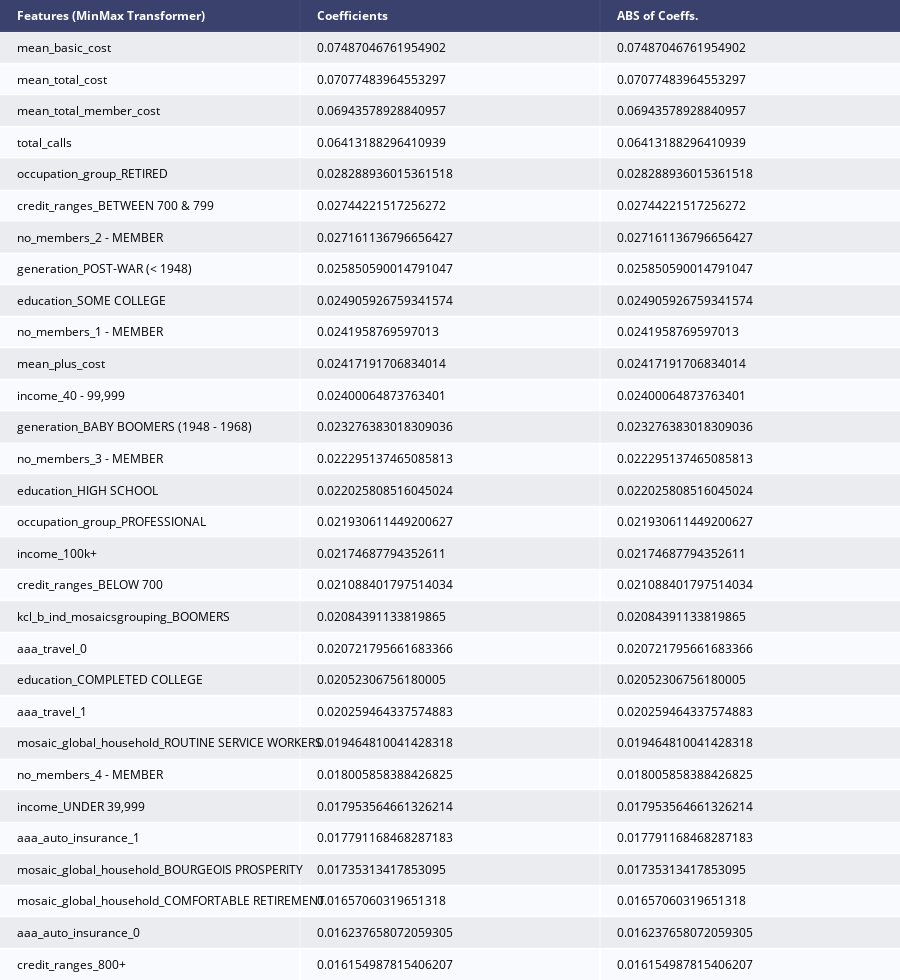

Notebook cell for this chart:
### Code cell
coef_df_et = pd.DataFrame({'feature':testX.columns, 'coefs': et.feature_importances_})
coef_df_et["abs_coeff"] = coef_df_et['coefs'].abs()
coef_df_et.sort_values("abs_coeff",ascending=False,inplace=True)
coef_df_et.nlargest(30,columns=["abs_coeff"])
counts_et = pd.DataFrame(coef_df_et.nlargest(30,columns=["abs_coeff"]), index=None)
counts_et.rename(columns={"feature": "Features (MinMax Transformer)", 'coefs':'Coefficients', 'abs_coeff': "ABS of Coeffs."}, inplace=True)
fig = ff.create_table(counts_et, height_constant=30, index=False)
fig.write_image('credit_card_et_coef.png')
py.iplot(fig)

### Figure 1 — Plotly figure (JSON) as saved in the notebook; plotly's stock layout.template omitted (floating-point values rounded to 4 significant figures)
{"data": [{"colorscale": [[0, "#00083e"], [0.5, "#ededee"], [1, "#ffffff"]], "hoverinfo": "none", "opacity": 0.75, "showscale": false, "type": "heatmap", "z": [[0, 0, 0], [0.5, 0.5, 0.5], [1, 1, 1], [0.5, 0.5, 0.5], [1, 1, 1], [0.5, 0.5, 0.5], [1, 1, 1], [0.5, 0.5, 0.5], [1, 1, 1], [0.5, 0.5, 0.5], [1, 1, 1], [0.5, 0.5, 0.5], [1, 1, 1], [0.5, 0.5, 0.5], [1, 1, 1], [0.5, 0.5, 0.5], [1, 1, 1], [0.5, 0.5, 0.5], [1, 1, 1], [0.5, 0.5, 0.5], [1, 1, 1], [0.5, 0.5, 0.5], [1, 1, 1], [0.5, 0.5, 0.5], [1, 1, 1], [0.5, 0.5, 0.5], [1, 1, 1], [0.5, 0.5, 0.5], [1, 1, 1], [0.5, 0.5, 0.5], [1, 1, 1]]}], "layout": {"annotations": [{"align": "left", "font": {"color": "#ffffff"}, "showarrow": false, "text": "<b>Features (MinMax Transformer)</b>", "x": -0.45, "xanchor": "left", "xref": "x", "y": 0, "yref": "y"}, {"align": "left", "font": {"color": "#ffffff"}, "showarrow": false, "text": "<b>Coefficients</b>", "x": 0.55, "xanchor": "left", "xref": "x", "y": 0, "yref": "y"}, {"align": "left", "font": {"color": "#ffffff"}, "showarrow": false, "text": "<b>ABS of Coeffs.</b>", "x": 1.55, "xanchor": "left", "xref": "x", "y": 0, "yref": "y"}, {"align": "left", "font": {"color": "#000000"}, "showarrow": false, "text": "mean_basic_cost", "x": -0.45, "xanchor": "left", "xref": "x", "y": 1, "yref": "y"}, {"align": "left", "font": {"color": "#000000"}, "showarrow": false, "text": "0.07487046761954902", "x": 0.55, "xanchor": "left", "xref": "x", "y": 1, "yref": "y"}, {"align": "left", "font": {"color": "#000000"}, "showarrow": false, "text": "0.07487046761954902", "x": 1.55, "xanchor": "left", "xref": "x", "y": 1, "yref": "y"}, {"align": "left", "font": {"color": "#000000"}, "showarrow": false, "text": "mean_total_cost", "x": -0.45, "xanchor": "left", "xref": "x", "y": 2, "yref": "y"}, {"align": "left", "font": {"color": "#000000"}, "showarrow": false, "text": "0.07077483964553297", "x": 0.55, "xanchor": "left", "xref": "x", "y": 2, "yref": "y"}, {"align": "left", "font": {"color": "#000000"}, "showarrow": false, "text": "0.07077483964553297", "x": 1.55, "xanchor": "left", "xref": "x", "y": 2, "yref": "y"}, {"align": "left", "font": {"color": "#000000"}, "showarrow": false, "text": "mean_total_member_cost", "x": -0.45, "xanchor": "left", "xref": "x", "y": 3, "yref": "y"}, {"align": "left", "font": {"color": "#000000"}, "showarrow": false, "text": "0.06943578928840957", "x": 0.55, "xanchor": "left", "xref": "x", "y": 3, "yref": "y"}, {"align": "left", "font": {"color": "#000000"}, "showarrow": false, "text": "0.06943578928840957", "x": 1.55, "xanchor": "left", "xref": "x", "y": 3, "yref": "y"}, {"align": "left", "font": {"color": "#000000"}, "showarrow": false, "text": "total_calls", "x": -0.45, "xanchor": "left", "xref": "x", "y": 4, "yref": "y"}, {"align": "left", "font": {"color": "#000000"}, "showarrow": false, "text": "0.06413188296410939", "x": 0.55, "xanchor": "left", "xref": "x", "y": 4, "yref": "y"}, {"align": "left", "font": {"color": "#000000"}, "showarrow": false, "text": "0.06413188296410939", "x": 1.55, "xanchor": "left", "xref": "x", "y": 4, "yref": "y"}, {"align": "left", "font": {"color": "#000000"}, "showarrow": false, "text": "occupation_group_RETIRED", "x": -0.45, "xanchor": "left", "xref": "x", "y": 5, "yref": "y"}, {"align": "left", "font": {"color": "#000000"}, "showarrow": false, "text": "0.028288936015361518", "x": 0.55, "xanchor": "left", "xref": "x", "y": 5, "yref": "y"}, {"align": "left", "font": {"color": "#000000"}, "showarrow": false, "text": "0.028288936015361518", "x": 1.55, "xanchor": "left", "xref": "x", "y": 5, "yref": "y"}, {"align": "left", "font": {"color": "#000000"}, "showarrow": false, "text": "credit_ranges_BETWEEN 700 & 799", "x": -0.45, "xanchor": "left", "xref": "x", "y": 6, "yref": "y"}, {"align": "left", "font": {"color": "#000000"}, "showarrow": false, "text": "0.02744221517256272", "x": 0.55, "xanchor": "left", "xref": "x", "y": 6, "yref": "y"}, {"align": "left", "font": {"color": "#000000"}, "showarrow": false, "text": "0.02744221517256272", "x": 1.55, "xanchor": "left", "xref": "x", "y": 6, "yref": "y"}, {"align": "left", "font": {"color": "#000000"}, "showarrow": false, "text": "no_members_2 - MEMBER", "x": -0.45, "xanchor": "left", "xref": "x", "y": 7, "yref": "y"}, {"align": "left", "font": {"color": "#000000"}, "showarrow": false, "text": "0.027161136796656427", "x": 0.55, "xanchor": "left", "xref": "x", "y": 7, "yref": "y"}, {"align": "left", "font": {"color": "#000000"}, "showarrow": false, "text": "0.027161136796656427", "x": 1.55, "xanchor": "left", "xref": "x", "y": 7, "yref": "y"}, {"align": "left", "font": {"color": "#000000"}, "showarrow": false, "text": "generation_POST-WAR (< 1948)", "x": -0.45, "xanchor": "left", "xref": "x", "y": 8, "yref": "y"}, {"align": "left", "font": {"color": "#000000"}, "showarrow": false, "text": "0.025850590014791047", "x": 0.55, "xanchor": "left", "xref": "x", "y": 8, "yref": "y"}, {"align": "left", "font": {"color": "#000000"}, "showarrow": false, "text": "0.025850590014791047", "x": 1.55, "xanchor": "left", "xref": "x", "y": 8, "yref": "y"}, {"align": "left", "font": {"color": "#000000"}, "showarrow": false, "text": "education_SOME COLLEGE", "x": -0.45, "xanchor": "left", "xref": "x", "y": 9, "yref": "y"}, {"align": "left", "font": {"color": "#000000"}, "showarrow": false, "text": "0.024905926759341574", "x": 0.55, "xanchor": "left", "xref": "x", "y": 9, "yref": "y"}, {"align": "left", "font": {"color": "#000000"}, "showarrow": false, "text": "0.024905926759341574", "x": 1.55, "xanchor": "left", "xref": "x", "y": 9, "yref": "y"}, {"align": "left", "font": {"color": "#000000"}, "showarrow": false, "text": "no_members_1 - MEMBER", "x": -0.45, "xanchor": "left", "xref": "x", "y": 10, "yref": "y"}, {"align": "left", "font": {"color": "#000000"}, "showarrow": false, "text": "0.0241958769597013", "x": 0.55, "xanchor": "left", "xref": "x", "y": 10, "yref": "y"}, {"align": "left", "font": {"color": "#000000"}, "showarrow": false, "text": "0.0241958769597013", "x": 1.55, "xanchor": "left", "xref": "x", "y": 10, "yref": "y"}, {"align": "left", "font": {"color": "#000000"}, "showarrow": false, "text": "mean_plus_cost", "x": -0.45, "xanchor": "left", "xref": "x", "y": 11, "yref": "y"}, {"align": "left", "font": {"color": "#000000"}, "showarrow": false, "text": "0.02417191706834014", "x": 0.55, "xanchor": "left", "xref": "x", "y": 11, "yref": "y"}, {"align": "left", "font": {"color": "#000000"}, "showarrow": false, "text": "0.02417191706834014", "x": 1.55, "xanchor": "left", "xref": "x", "y": 11, "yref": "y"}, {"align": "left", "font": {"color": "#000000"}, "showarrow": false, "text": "income_40 - 99,999", "x": -0.45, "xanchor": "left", "xref": "x", "y": 12, "yref": "y"}, {"align": "left", "font": {"color": "#000000"}, "showarrow": false, "text": "0.02400064873763401", "x": 0.55, "xanchor": "left", "xref": "x", "y": 12, "yref": "y"}, {"align": "left", "font": {"color": "#000000"}, "showarrow": false, "text": "0.02400064873763401", "x": 1.55, "xanchor": "left", "xref": "x", "y": 12, "yref": "y"}, {"align": "left", "font": {"color": "#000000"}, "showarrow": false, "text": "generation_BABY BOOMERS (1948 - 1968)", "x": -0.45, "xanchor": "left", "xref": "x", "y": 13, "yref": "y"}, {"align": "left", "font": {"color": "#000000"}, "showarrow": false, "text": "0.023276383018309036", "x": 0.55, "xanchor": "left", "xref": "x", "y": 13, "yref": "y"}, {"align": "left", "font": {"color": "#000000"}, "showarrow": false, "text": "0.023276383018309036", "x": 1.55, "xanchor": "left", "xref": "x", "y": 13, "yref": "y"}, {"align": "left", "font": {"color": "#000000"}, "showarrow": false, "text": "no_members_3 - MEMBER", "x": -0.45, "xanchor": "left", "xref": "x", "y": 14, "yref": "y"}, {"align": "left", "font": {"color": "#000000"}, "showarrow": false, "text": "0.022295137465085813", "x": 0.55, "xanchor": "left", "xref": "x", "y": 14, "yref": "y"}, {"align": "left", "font": {"color": "#000000"}, "showarrow": false, "text": "0.022295137465085813", "x": 1.55, "xanchor": "left", "xref": "x", "y": 14, "yref": "y"}, {"align": "left", "font": {"color": "#000000"}, "showarrow": false, "text": "education_HIGH SCHOOL", "x": -0.45, "xanchor": "left", "xref": "x", "y": 15, "yref": "y"}, {"align": "left", "font": {"color": "#000000"}, "showarrow": false, "text": "0.022025808516045024", "x": 0.55, "xanchor": "left", "xref": "x", "y": 15, "yref": "y"}, {"align": "left", "font": {"color": "#000000"}, "showarrow": false, "text": "0.022025808516045024", "x": 1.55, "xanchor": "left", "xref": "x", "y": 15, "yref": "y"}, {"align": "left", "font": {"color": "#000000"}, "showarrow": false, "text": "occupation_group_PROFESSIONAL", "x": -0.45, "xanchor": "left", "xref": "x", "y": 16, "yref": "y"}, {"align": "left", "font": {"color": "#000000"}, "showarrow": false, "text": "0.021930611449200627", "x": 0.55, "xanchor": "left", "xref": "x", "y": 16, "yref": "y"}, {"align": "left", "font": {"color": "#000000"}, "showarrow": false, "text": "0.021930611449200627", "x": 1.55, "xanchor": "left", "xref": "x", "y": 16, "yref": "y"}, {"align": "left", "font": {"color": "#000000"}, "showarrow": false, "text": "income_100k+", "x": -0.45, "xanchor": "left", "xref": "x", "y": 17, "yref": "y"}, {"align": "left", "font": {"color": "#000000"}, "showarrow": false, "text": "0.02174687794352611", "x": 0.55, "xanchor": "left", "xref": "x", "y": 17, "yref": "y"}, {"align": "left", "font": {"color": "#000000"}, "showarrow": false, "text": "0.02174687794352611", "x": 1.55, "xanchor": "left", "xref": "x", "y": 17, "yref": "y"}, {"align": "left", "font": {"color": "#000000"}, "showarrow": false, "text": "credit_ranges_BELOW 700", "x": -0.45, "xanchor": "left", "xref": "x", "y": 18, "yref": "y"}, {"align": "left", "font": {"color": "#000000"}, "showarrow": false, "text": "0.021088401797514034", "x": 0.55, "xanchor": "left", "xref": "x", "y": 18, "yref": "y"}, {"align": "left", "font": {"color": "#000000"}, "showarrow": false, "text": "0.021088401797514034", "x": 1.55, "xanchor": "left", "xref": "x", "y": 18, "yref": "y"}, {"align": "left", "font": {"color": "#000000"}, "showarrow": false, "text": "kcl_b_ind_mosaicsgrouping_BOOMERS", "x": -0.45, "xanchor": "left", "xref": "x", "y": 19, "yref": "y"}, {"align": "left", "font": {"color": "#000000"}, "showarrow": false, "text": "0.02084391133819865", "x": 0.55, "xanchor": "left", "xref": "x", "y": 19, "yref": "y"}, {"align": "left", "font": {"color": "#000000"}, "showarrow": false, "text": "0.02084391133819865", "x": 1.55, "xanchor": "left", "xref": "x", "y": 19, "yref": "y"}, {"align": "left", "font": {"color": "#000000"}, "showarrow": false, "text": "aaa_travel_0", "x": -0.45, "xanchor": "left", "xref": "x", "y": 20, "yref": "y"}, {"align": "left", "font": {"color": "#000000"}, "showarrow": false, "text": "0.020721795661683366", "x": 0.55, "xanchor": "left", "xref": "x", "y": 20, "yref": "y"}, {"align": "left", "font": {"color": "#000000"}, "showarrow": false, "text": "0.020721795661683366", "x": 1.55, "xanchor": "left", "xref": "x", "y": 20, "yref": "y"}, {"align": "left", "font": {"color": "#000000"}, "showarrow": false, "text": "education_COMPLETED COLLEGE", "x": -0.45, "xanchor": "left", "xref": "x", "y": 21, "yref": "y"}, {"align": "left", "font": {"color": "#000000"}, "showarrow": false, "text": "0.02052306756180005", "x": 0.55, "xanchor": "left", "xref": "x", "y": 21, "yref": "y"}, {"align": "left", "font": {"color": "#000000"}, "showarrow": false, "text": "0.02052306756180005", "x": 1.55, "xanchor": "left", "xref": "x", "y": 21, "yref": "y"}, {"align": "left", "font": {"color": "#000000"}, "showarrow": false, "text": "aaa_travel_1", "x": -0.45, "xanchor": "left", "xref": "x", "y": 22, "yref": "y"}, {"align": "left", "font": {"color": "#000000"}, "showarrow": false, "text": "0.020259464337574883", "x": 0.55, "xanchor": "left", "xref": "x", "y": 22, "yref": "y"}, {"align": "left", "font": {"color": "#000000"}, "showarrow": false, "text": "0.020259464337574883", "x": 1.55, "xanchor": "left", "xref": "x", "y": 22, "yref": "y"}, {"align": "left", "font": {"color": "#000000"}, "showarrow": false, "text": "mosaic_global_household_ROUTINE SERVICE WORKERS", "x": -0.45, "xanchor": "left", "xref": "x", "y": 23, "yref": "y"}, {"align": "left", "font": {"color": "#000000"}, "showarrow": false, "text": "0.019464810041428318", "x": 0.55, "xanchor": "left", "xref": "x", "y": 23, "yref": "y"}, {"align": "left", "font": {"color": "#000000"}, "showarrow": false, "text": "0.019464810041428318", "x": 1.55, "xanchor": "left", "xref": "x", "y": 23, "yref": "y"}, {"align": "left", "font": {"color": "#000000"}, "showarrow": false, "text": "no_members_4 - MEMBER", "x": -0.45, "xanchor": "left", "xref": "x", "y": 24, "yref": "y"}, {"align": "left", "font": {"color": "#000000"}, "showarrow": false, "text": "0.018005858388426825", "x": 0.55, "xanchor": "left", "xref": "x", "y": 24, "yref": "y"}, {"align": "left", "font": {"color": "#000000"}, "showarrow": false, "text": "0.018005858388426825", "x": 1.55, "xanchor": "left", "xref": "x", "y": 24, "yref": "y"}, {"align": "left", "font": {"color": "#000000"}, "showarrow": false, "text": "income_UNDER 39,999", "x": -0.45, "xanchor": "left", "xref": "x", "y": 25, "yref": "y"}, {"align": "left", "font": {"color": "#000000"}, "showarrow": false, "text": "0.017953564661326214", "x": 0.55, "xanchor": "left", "xref": "x", "y": 25, "yref": "y"}, {"align": "left", "font": {"color": "#000000"}, "showarrow": false, "text": "0.017953564661326214", "x": 1.55, "xanchor": "left", "xref": "x", "y": 25, "yref": "y"}, {"align": "left", "font": {"color": "#000000"}, "showarrow": false, "text": "aaa_auto_insurance_1", "x": -0.45, "xanchor": "left", "xref": "x", "y": 26, "yref": "y"}, {"align": "left", "font": {"color": "#000000"}, "showarrow": false, "text": "0.017791168468287183", "x": 0.55, "xanchor": "left", "xref": "x", "y": 26, "yref": "y"}, {"align": "left", "font": {"color": "#000000"}, "showarrow": false, "text": "0.017791168468287183", "x": 1.55, "xanchor": "left", "xref": "x", "y": 26, "yref": "y"}, {"align": "left", "font": {"color": "#000000"}, "showarrow": false, "text": "mosaic_global_household_BOURGEOIS PROSPERITY", "x": -0.45, "xanchor": "left", "xref": "x", "y": 27, "yref": "y"}, {"align": "left", "font": {"color": "#000000"}, "showarrow": false, "text": "0.01735313417853095", "x": 0.55, "xanchor": "left", "xref": "x", "y": 27, "yref": "y"}, {"align": "left", "font": {"color": "#000000"}, "showarrow": false, "text": "0.01735313417853095", "x": 1.55, "xanchor": "left", "xref": "x", "y": 27, "yref": "y"}, {"align": "left", "font": {"color": "#000000"}, "showarrow": false, "text": "mosaic_global_household_COMFORTABLE RETIREMENT", "x": -0.45, "xanchor": "left", "xref": "x", "y": 28, "yref": "y"}, {"align": "left", "font": {"color": "#000000"}, "showarrow": false, "text": "0.01657060319651318", "x": 0.55, "xanchor": "left", "xref": "x", "y": 28, "yref": "y"}, {"align": "left", "font": {"color": "#000000"}, "showarrow": false, "text": "0.01657060319651318", "x": 1.55, "xanchor": "left", "xref": "x", "y": 28, "yref": "y"}, {"align": "left", "font": {"color": "#000000"}, "showarrow": false, "text": "aaa_auto_insurance_0", "x": -0.45, "xanchor": "left", "xref": "x", "y": 29, "yref": "y"}, {"align": "left", "font": {"color": "#000000"}, "showarrow": false, "text": "0.016237658072059305", "x": 0.55, "xanchor": "left", "xref": "x", "y": 29, "yref": "y"}, {"align": "left", "font": {"color": "#000000"}, "showarrow": false, "text": "0.016237658072059305", "x": 1.55, "xanchor": "left", "xref": "x", "y": 29, "yref": "y"}, {"align": "left", "font": {"color": "#000000"}, "showarrow": false, "text": "credit_ranges_800+", "x": -0.45, "xanchor": "left", "xref": "x", "y": 30, "yref": "y"}, {"align": "left", "font": {"color": "#000000"}, "showarrow": false, "text": "0.016154987815406207", "x": 0.55, "xanchor": "left", "xref": "x", "y": 30, "yref": "y"}, {"align": "left", "font": {"color": "#000000"}, "showarrow": false, "text": "0.016154987815406207", "x": 1.55, "xanchor": "left", "xref": "x", "y": 30, "yref": "y"}], "height": 980, "margin": {"b": 0, "l": 0, "r": 0, "t": 0}, "xaxis": {"dtick": 1, "gridwidth": 2, "showticklabels": false, "tick0": -0.5, "ticks": "", "zeroline": false}, "yaxis": {"autorange": "reversed", "dtick": 1, "gridwidth": 2, "showticklabels": false, "tick0": 0.5, "ticks": "", "zeroline": false}}}
